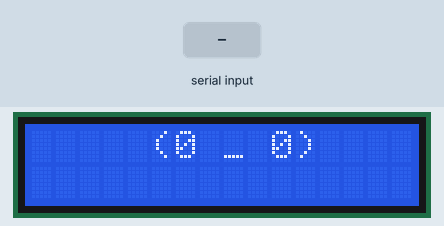
A sketch run on a simulated Arduino Uno, built with avr-gcc and run on an emulated ATmega328P. On the bench: 16×2 character LCD. The test bench sets the inputs (shaded band). What the sketch prints to the serial monitor is not drawn.

Above: at 1.6 s.
1.7 s: "1" received over Serial
At 4.1 s:
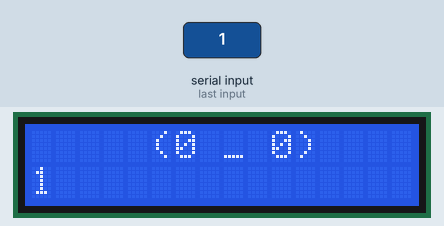
4.5 s: "0" received over Serial
At 6.2 s:
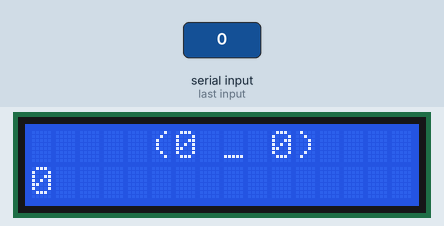
7.0 s: "2" received over Serial
At 9.3 s:
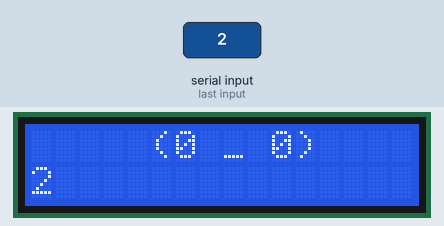
Timing chart, 0 to 10.8 s (numbered marks = the images above; inputs shaded):
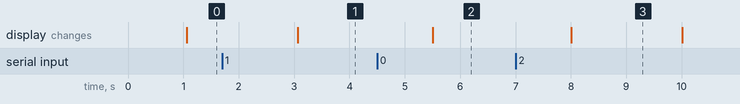

The sketch:

serial_code.ino
```cpp
#include <LiquidCrystal.h>
LiquidCrystal lcd(7, 6, 5, 4, 3, 2);
String data = "", data_prev = "";

byte zChar[] = {

    B01111,
    B00010,
    B00100,
    B11110,
    B00000,
    B00000,
    B00000,
    B00000
};

int timer = 0;

void setup() {

  lcd.begin(16, 2);
  Serial.begin(9600);
  Serial.println("STARTED");
}

void loop() {

  data = Serial.readString();

 if(data_prev != data) {

  lcd.clear();
  Serial.println(data);

  lcd.setCursor(0, 2);
  lcd.print(data);

  data_prev = data;
  timer = 0;
 } else {

  timer++;
 }

 if(timer >= 5) {

  lcd.clear();
  lcd.setCursor(2, 0);
  lcd.print("(- _ -)");
  lcd.createChar(0, zChar);
  lcd.home();

  lcd.setCursor(10, 0);
  lcd.write(byte(0));
  delay(300);
  lcd.setCursor(11, 0);
  lcd.write(byte(0));
  delay(300);
  lcd.setCursor(12, 0);
  lcd.write(byte(0));
  delay(300);
 } else {

  lcd.setCursor(5, 0);
  lcd.print("(0 _ 0)");
 }
  delay(1000);
}
```

Measured:
- after the input at 1.7 s, the display: changes after 1.4 s (image 1)
- after the input at 4.5 s, the display: changes after 1.0 s (image 2)
